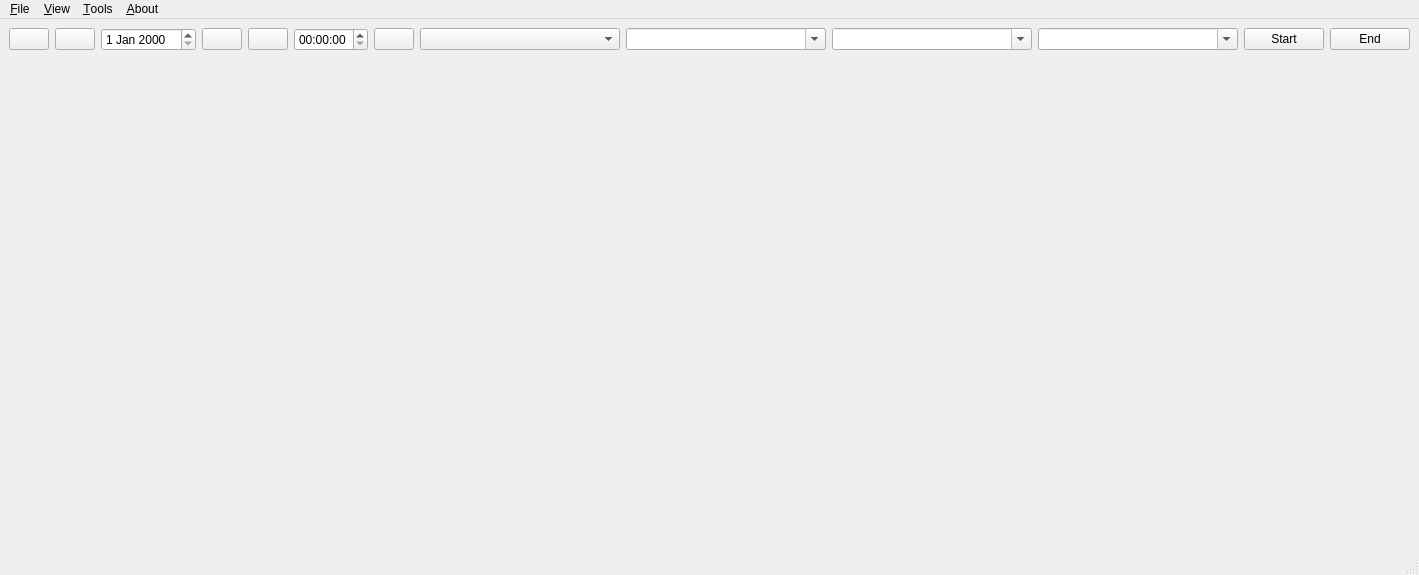
<?xml version="1.0" encoding="UTF-8"?>
<ui version="4.0">
 <class>MainWindow</class>
 <widget class="QMainWindow" name="MainWindow">
  <property name="geometry">
   <rect>
    <x>0</x>
    <y>0</y>
    <width>1411</width>
    <height>575</height>
   </rect>
  </property>
  <property name="windowIcon">
   <iconset resource="zeiterfassungguilib_resources.qrc">
    <normaloff>:/zeiterfassungguilib/images/icon.png</normaloff>:/zeiterfassungguilib/images/icon.png</iconset>
  </property>
  <widget class="QWidget" name="centralwidget">
   <layout class="QVBoxLayout" stretch="0,0">
    <item>
     <layout class="QHBoxLayout">
      <item>
       <widget class="QPushButton" name="pushButtonPrevWeek">
        <property name="whatsThis">
         <string>Previous week</string>
        </property>
        <property name="text">
         <string/>
        </property>
        <property name="icon">
         <iconset resource="zeiterfassungguilib_resources.qrc">
          <normaloff>:/zeiterfassungguilib/images/previous_week.png</normaloff>:/zeiterfassungguilib/images/previous_week.png</iconset>
        </property>
       </widget>
      </item>
      <item>
       <widget class="QPushButton" name="pushButtonPrev">
        <property name="whatsThis">
         <string>Previous day</string>
        </property>
        <property name="text">
         <string/>
        </property>
        <property name="icon">
         <iconset resource="zeiterfassungguilib_resources.qrc">
          <normaloff>:/zeiterfassungguilib/images/previous.png</normaloff>:/zeiterfassungguilib/images/previous.png</iconset>
        </property>
       </widget>
      </item>
      <item>
       <widget class="QDateEdit" name="dateEditDate"/>
      </item>
      <item>
       <widget class="QPushButton" name="pushButtonNext">
        <property name="whatsThis">
         <string>Next day</string>
        </property>
        <property name="text">
         <string/>
        </property>
        <property name="icon">
         <iconset resource="zeiterfassungguilib_resources.qrc">
          <normaloff>:/zeiterfassungguilib/images/next.png</normaloff>:/zeiterfassungguilib/images/next.png</iconset>
        </property>
       </widget>
      </item>
      <item>
       <widget class="QPushButton" name="pushButtonNextWeek">
        <property name="whatsThis">
         <string>Next week</string>
        </property>
        <property name="text">
         <string/>
        </property>
        <property name="icon">
         <iconset resource="zeiterfassungguilib_resources.qrc">
          <normaloff>:/zeiterfassungguilib/images/next_week.png</normaloff>:/zeiterfassungguilib/images/next_week.png</iconset>
        </property>
       </widget>
      </item>
      <item>
       <spacer>
        <property name="orientation">
         <enum>Qt::Horizontal</enum>
        </property>
        <property name="sizeHint" stdset="0">
         <size>
          <width>40</width>
          <height>20</height>
         </size>
        </property>
       </spacer>
      </item>
      <item>
       <widget class="QTimeEdit" name="timeEditTime"/>
      </item>
      <item>
       <widget class="QPushButton" name="pushButtonNow">
        <property name="whatsThis">
         <string>Now</string>
        </property>
        <property name="text">
         <string/>
        </property>
        <property name="icon">
         <iconset resource="zeiterfassungguilib_resources.qrc">
          <normaloff>:/zeiterfassungguilib/images/now.png</normaloff>:/zeiterfassungguilib/images/now.png</iconset>
        </property>
       </widget>
      </item>
      <item>
       <widget class="QComboBox" name="comboBoxProject">
        <property name="minimumSize">
         <size>
          <width>200</width>
          <height>0</height>
         </size>
        </property>
       </widget>
      </item>
      <item>
       <widget class="QComboBox" name="comboBoxSubproject">
        <property name="minimumSize">
         <size>
          <width>200</width>
          <height>0</height>
         </size>
        </property>
        <property name="editable">
         <bool>true</bool>
        </property>
        <property name="insertPolicy">
         <enum>QComboBox::NoInsert</enum>
        </property>
       </widget>
      </item>
      <item>
       <widget class="QComboBox" name="comboBoxWorkpackage">
        <property name="minimumSize">
         <size>
          <width>200</width>
          <height>0</height>
         </size>
        </property>
        <property name="editable">
         <bool>true</bool>
        </property>
        <property name="insertPolicy">
         <enum>QComboBox::NoInsert</enum>
        </property>
       </widget>
      </item>
      <item>
       <widget class="QComboBox" name="comboBoxText">
        <property name="minimumSize">
         <size>
          <width>200</width>
          <height>0</height>
         </size>
        </property>
        <property name="editable">
         <bool>true</bool>
        </property>
        <property name="insertPolicy">
         <enum>QComboBox::NoInsert</enum>
        </property>
       </widget>
      </item>
      <item>
       <widget class="QPushButton" name="pushButtonStart">
        <property name="text">
         <string>Start</string>
        </property>
       </widget>
      </item>
      <item>
       <spacer>
        <property name="orientation">
         <enum>Qt::Horizontal</enum>
        </property>
        <property name="sizeHint" stdset="0">
         <size>
          <width>40</width>
          <height>20</height>
         </size>
        </property>
       </spacer>
      </item>
      <item>
       <widget class="QPushButton" name="pushButtonEnd">
        <property name="text">
         <string>End</string>
        </property>
       </widget>
      </item>
     </layout>
    </item>
    <item>
     <widget class="QScrollArea" name="scrollArea">
      <property name="frameShape">
       <enum>QFrame::NoFrame</enum>
      </property>
      <property name="frameShadow">
       <enum>QFrame::Plain</enum>
      </property>
      <property name="widgetResizable">
       <bool>true</bool>
      </property>
      <widget class="QWidget" name="widgetWeek">
       <property name="geometry">
        <rect>
         <x>0</x>
         <y>0</y>
         <width>1393</width>
         <height>467</height>
        </rect>
       </property>
       <layout class="QHBoxLayout" name="layoutWeek"/>
      </widget>
     </widget>
    </item>
   </layout>
  </widget>
  <widget class="QMenuBar" name="menubar">
   <property name="geometry">
    <rect>
     <x>0</x>
     <y>0</y>
     <width>1411</width>
     <height>26</height>
    </rect>
   </property>
   <widget class="QMenu" name="menuFile">
    <property name="title">
     <string>&amp;File</string>
    </property>
    <addaction name="actionQuit"/>
   </widget>
   <widget class="QMenu" name="menuAbout">
    <property name="title">
     <string>&amp;About</string>
    </property>
    <addaction name="actionSettings"/>
    <addaction name="actionHelp"/>
    <addaction name="separator"/>
    <addaction name="actionAboutzeiterfassung"/>
    <addaction name="actionAboutQt"/>
   </widget>
   <widget class="QMenu" name="menuView">
    <property name="title">
     <string>&amp;View</string>
    </property>
    <addaction name="actionToday"/>
    <addaction name="actionRefresh"/>
   </widget>
   <widget class="QMenu" name="menuTools">
    <property name="title">
     <string>&amp;Tools</string>
    </property>
   </widget>
   <addaction name="menuFile"/>
   <addaction name="menuView"/>
   <addaction name="menuTools"/>
   <addaction name="menuAbout"/>
  </widget>
  <widget class="QStatusBar" name="statusbar"/>
  <action name="actionQuit">
   <property name="icon">
    <iconset resource="zeiterfassungguilib_resources.qrc">
     <normaloff>:/zeiterfassungguilib/images/quit.png</normaloff>:/zeiterfassungguilib/images/quit.png</iconset>
   </property>
   <property name="text">
    <string>&amp;Quit</string>
   </property>
  </action>
  <action name="actionAboutMe">
   <property name="icon">
    <iconset resource="zeiterfassungguilib_resources.qrc">
     <normaloff>:/zeiterfassungguilib/images/user.png</normaloff>:/zeiterfassungguilib/images/user.png</iconset>
   </property>
   <property name="text">
    <string>About &amp;Me</string>
   </property>
  </action>
  <action name="actionAboutzeiterfassung">
   <property name="icon">
    <iconset resource="zeiterfassungguilib_resources.qrc">
     <normaloff>:/zeiterfassungguilib/images/about.png</normaloff>:/zeiterfassungguilib/images/about.png</iconset>
   </property>
   <property name="text">
    <string>About &amp;zeiterfassung</string>
   </property>
  </action>
  <action name="actionAboutQt">
   <property name="icon">
    <iconset resource="zeiterfassungguilib_resources.qrc">
     <normaloff>:/zeiterfassungguilib/images/qt.png</normaloff>:/zeiterfassungguilib/images/qt.png</iconset>
   </property>
   <property name="text">
    <string>About &amp;Qt</string>
   </property>
  </action>
  <action name="actionToday">
   <property name="icon">
    <iconset resource="zeiterfassungguilib_resources.qrc">
     <normaloff>:/zeiterfassungguilib/images/today.png</normaloff>:/zeiterfassungguilib/images/today.png</iconset>
   </property>
   <property name="text">
    <string>&amp;Today</string>
   </property>
  </action>
  <action name="actionRefresh">
   <property name="icon">
    <iconset resource="zeiterfassungguilib_resources.qrc">
     <normaloff>:/zeiterfassungguilib/images/refresh.png</normaloff>:/zeiterfassungguilib/images/refresh.png</iconset>
   </property>
   <property name="text">
    <string>&amp;Refresh everything</string>
   </property>
  </action>
  <action name="actionSettings">
   <property name="icon">
    <iconset resource="zeiterfassungguilib_resources.qrc">
     <normaloff>:/zeiterfassungguilib/images/settings.png</normaloff>:/zeiterfassungguilib/images/settings.png</iconset>
   </property>
   <property name="text">
    <string>&amp;Settings</string>
   </property>
  </action>
  <action name="actionHelp">
   <property name="icon">
    <iconset resource="zeiterfassungguilib_resources.qrc">
     <normaloff>:/zeiterfassungguilib/images/help.png</normaloff>:/zeiterfassungguilib/images/help.png</iconset>
   </property>
   <property name="text">
    <string>Help</string>
   </property>
  </action>
 </widget>
 <resources>
  <include location="zeiterfassungguilib_resources.qrc"/>
 </resources>
 <connections>
  <connection>
   <sender>actionQuit</sender>
   <signal>triggered()</signal>
   <receiver>MainWindow</receiver>
   <slot>close()</slot>
   <hints>
    <hint type="sourcelabel">
     <x>-1</x>
     <y>-1</y>
    </hint>
    <hint type="destinationlabel">
     <x>458</x>
     <y>296</y>
    </hint>
   </hints>
  </connection>
 </connections>
</ui>
